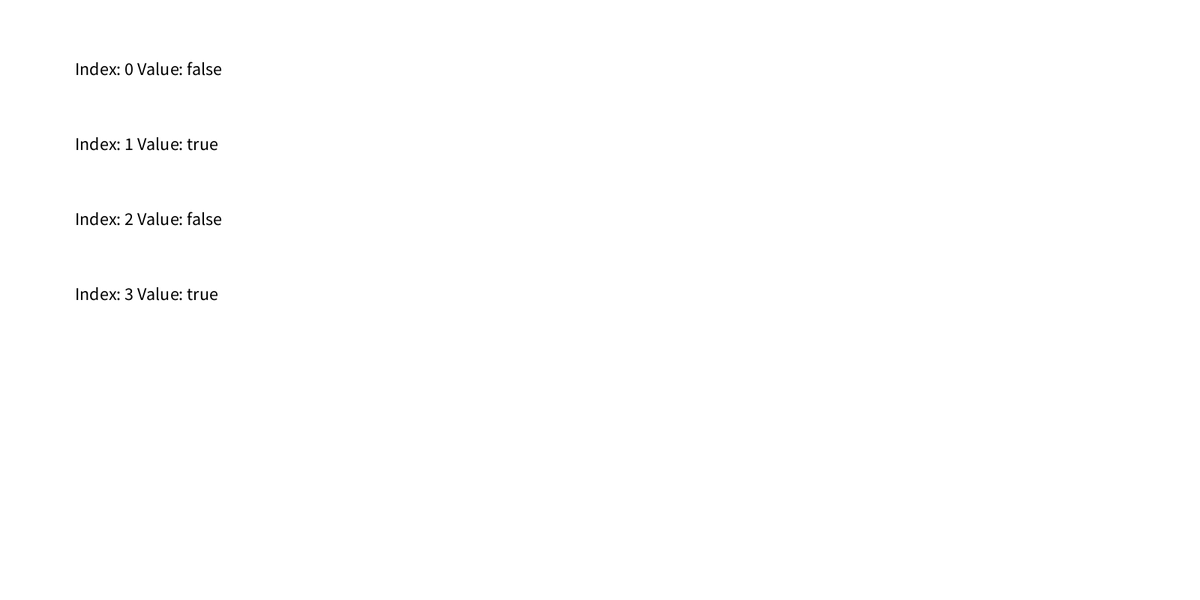
Frame 1 (no input)
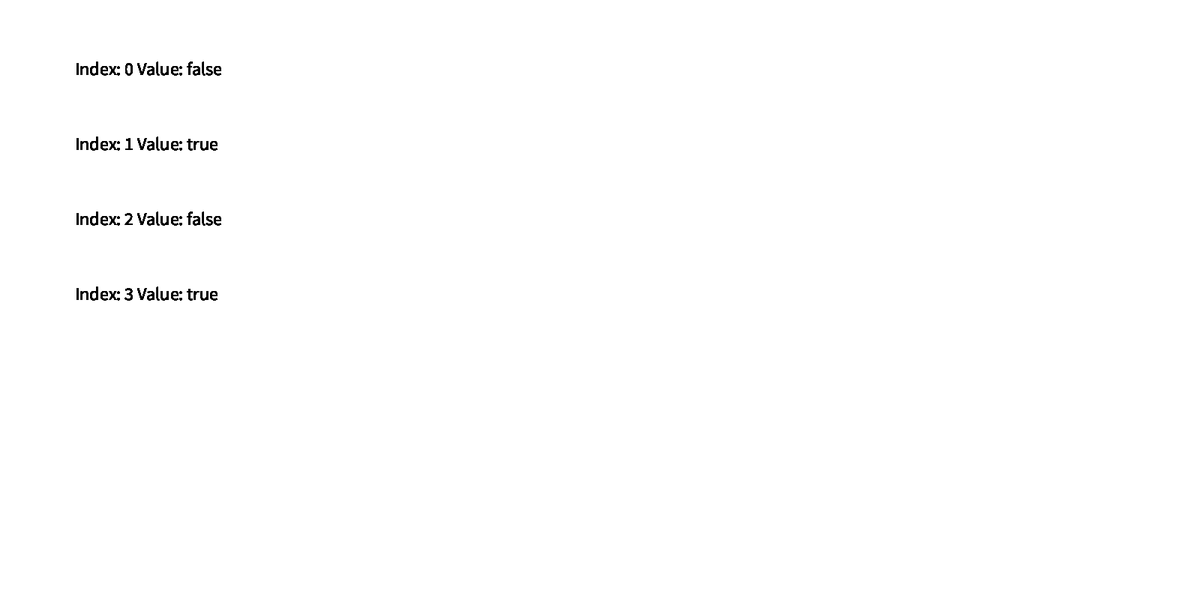
Frame 60 (the mouse pressed at the canvas centre just before this capture)
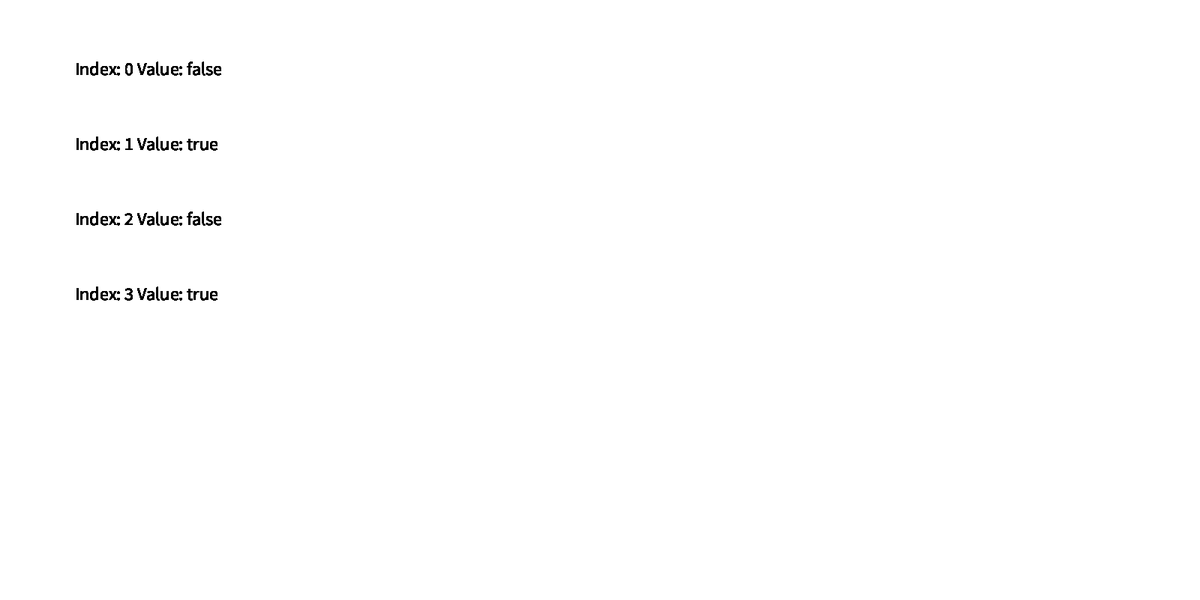
Frame 120 (the mouse held since frame 60 and released just before this capture)

The Processing sketch that drew these frames (run headless with seeded random() and noise(); from frame 60 on, the mouse is pressed at the canvas centre):

// Processing sketch: arrays_3
// ── arrays_3.pde
boolean[] array = new boolean[4];
void setup(){
    size(1600, 800);
    background(255);
    for(int i = 0; i < array.length; i++){
        int j = int(random(0, 2));
        if(j == 0){
            array[i] = true;
        }else{
            array[i] = false;
        }
    }
}

void draw(){
    for(int i = 0; i < array.length; i++){
        fill(0);
        textSize(24);
        text("Index: " + i + " Value: " + array[i], 100, 100 + i * 100);    
    }
}
